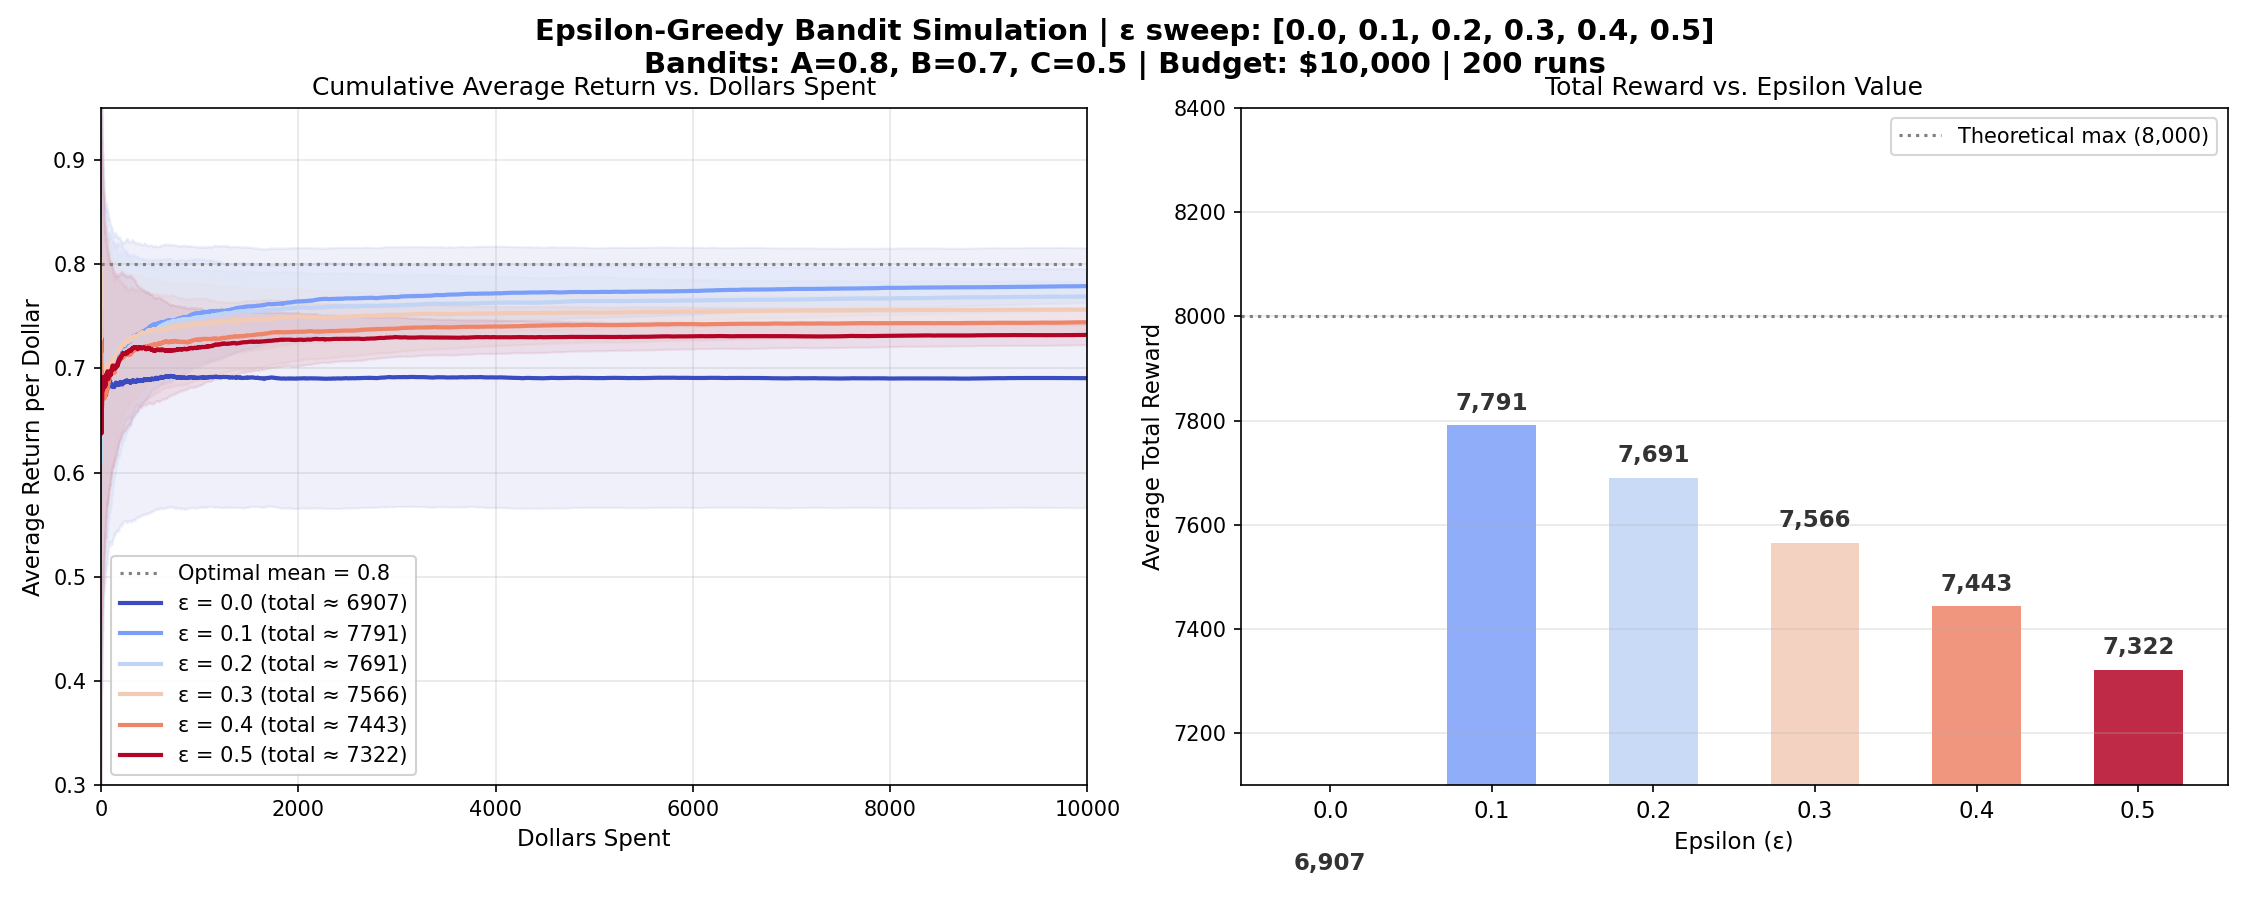

Here is the Python script that generated this plot:
"""
Epsilon-Greedy Bandit Simulation Script generated from EpsilonGreedyPrompt.md.
"""

import os
import numpy as np
import matplotlib.pyplot as plt
import matplotlib.cm as cm
import matplotlib.ticker as ticker

# ── 環境參數與設定 ─────────────────────────────────────────────────────────
N_RUNS = 200
TOTAL_STEPS = 10000
TRUE_MEANS = np.array([0.8, 0.7, 0.5])
STD_DEV = 1.0
EPSILONS = [0.0, 0.1, 0.2, 0.3, 0.4, 0.5]
N_ARMS = len(TRUE_MEANS)
SEED = 42

rng = np.random.default_rng(SEED)

# 保存原本的 Prompt 字串
PROMPT_ARCHIVE = """# Epsilon-Greedy Bandit Simulation Prompt

Please act as an expert in Reinforcement Learning and Data Visualization. Write a complete, standalone Python script (using `numpy`, `matplotlib`, and `matplotlib.cm` for colors) that simulates the "Epsilon-Greedy" Multi-Armed Bandit algorithm and visualizes the results of tuning the epsilon hyperparameter.

### Critical Requirements for the Script Outputs:
1. **Save the Figure**: The script must save the generated 1x2 subplot as an image file named `epsilon_greedy_simulation.png`.
2. **Save the Prompt**: The script must contain a string variable holding THIS EXACT PROMPT, and write it out to a markdown file named `EpsilonGreedyPrompt_Archive.md` alongside the image.

### 【Environment & Algorithm Settings】
1. **3 Bandits (Arms)**:
   - Bandit A: True Mean = 0.8
   - Bandit B: True Mean = 0.7
   - Bandit C: True Mean = 0.5
   - Reward distribution: Normal (Gaussian) with Standard Deviation = 1.0.
2. **Budget & Strategy**: Total budget = 10,000 steps.
   - **Epsilon values to test (`eps_sweep`)**: `[0.0, 0.1, 0.2, 0.3, 0.4, 0.5]`
   - **Epsilon-Greedy Logic**: At each step, with probability `e`, explore by picking a random arm uniformly. With probability `1 - e`, exploit by picking the arm with the highest current empirical mean.
   - Initial values for empirical means should be 0, and the initial step counts should be 0.
3. **Runs**: To ensure statistical stability, run this entire 10,000-step process for **200 independent runs** per epsilon value. Please heavily optimize with vectorized numpy operations.

### 【Visualization Requirements】
Create a matplotlib figure with 1 row and 2 columns (approx. size 15x6).
- **Main Title**: "Epsilon-Greedy Bandit Simulation | ε sweep: [0.0, 0.1, 0.2, 0.3, 0.4, 0.5]"
- **Subtitle**: "Bandits: A=0.8, B=0.7, C=0.5 | Budget: $10,000 | 200 runs"

#### Left Subplot: Cumulative Average Return vs. Dollars Spent
1. X-axis: 0 to 10,000 steps. Y-axis: Average Return per Dollar.
2. For each epsilon value, plot the **Mean** of the cumulative average returns across the 200 runs as a solid line.
3. Plot **±1 Standard Deviation** of these cumulative averages as a very light, semi-transparent shaded area (using `fill_between`).
4. **Colors**: Use a colormap (e.g., `coolwarm`). Make `ε=0.0` dark blue and map smoothly up to `ε=0.5` as dark red.
5. Add a horizontal dotted gray line at Y=0.8 labeled "Optimal mean = 0.8".
6. **Legend**: Show each epsilon value along with its final average total reward formatted without decimals (e.g., "ε = 0.1 (total ≈ 7849)"). Place it in the lower-left.

#### Right Subplot: Total Reward vs. Epsilon Value
1. X-axis: Epsilon ($\epsilon$) showing clearly values from 0.0 to 0.5. Y-axis: Average Total Reward (limit Y axis bounds from roughly 7100 to 8400 for better scale).
2. Plot a Bar Chart showing the final *average total reward* for each epsilon value.
3. **Colors**: Ensure the bar color strictly matches the line color used for that epsilon in the Left Subplot.
4. Add text annotations centered above each bar showing the exact total reward formatted with commas (e.g., "7,849"). Make the text bold.
5. Add a horizontal dotted gray line at Y=8000 labeled "Theoretical max (8,000)" in a legend box in the top-right.

Please provide the complete, runnable Python code that handles the simulation, generates these exact plots, saves the `.png`, and writes this prompt string to `.md`."""

# 將 Prompt 寫入檔案
with open("C:\\Users\\user\\Documents\\DIC3\\EpsilonGreedyPrompt_Archive.md", "w", encoding="utf-8") as f:
    f.write(PROMPT_ARCHIVE)
print("Saved prompt archive -> EpsilonGreedyPrompt_Archive.md")

# ── 執行向量化模擬 ─────────────────────────────────────────────────────────

results = {}

for eps in EPSILONS:
    # 紀錄各 run 對每台機器的估計期望值與選擇次數
    Q = np.zeros((N_RUNS, N_ARMS))
    N_counts = np.zeros((N_RUNS, N_ARMS))
    rewards = np.zeros((N_RUNS, TOTAL_STEPS))
    
    for step in range(TOTAL_STEPS):
        # 決定是 exploration 還是 exploitation (200個 run 同時判定)
        explore_mask = rng.random(N_RUNS) < eps
        
        # Exploration: 均勻隨機選取
        explore_actions = rng.integers(0, N_ARMS, size=N_RUNS)
        
        # Exploitation: 取 Q 值最大者。加上極微小雜訊以隨機打破平手局面
        noise = rng.normal(0, 1e-8, size=(N_RUNS, N_ARMS))
        exploit_actions = np.argmax(Q + noise, axis=1)
        
        # 最終行動
        actions = np.where(explore_mask, explore_actions, exploit_actions)
        
        # 取得各自機器的回報
        step_rewards = rng.normal(loc=TRUE_MEANS[actions], scale=STD_DEV)
        rewards[:, step] = step_rewards
        
        # 更新計數與 Q 值 (Incremental update rule)
        run_indices = np.arange(N_RUNS)
        N_counts[run_indices, actions] += 1
        Q[run_indices, actions] += (step_rewards - Q[run_indices, actions]) / N_counts[run_indices, actions]

    # 計算統計數據
    cum_rewards = np.cumsum(rewards, axis=1)
    steps_arr = np.arange(1, TOTAL_STEPS + 1)
    cum_avg = cum_rewards / steps_arr
    
    mean_cum_avg = cum_avg.mean(axis=0)
    std_cum_avg  = cum_avg.std(axis=0)
    
    mean_total = rewards.sum(axis=1).mean()
    
    results[eps] = {
        'mean_cum_avg': mean_cum_avg,
        'std_cum_avg': std_cum_avg,
        'mean_total': mean_total
    }

print("Simulation finished. Plotting...")

# ── 繪圖 ──────────────────────────────────────────────────────────────────

fig, (ax1, ax2) = plt.subplots(1, 2, figsize=(15, 6))

fig.suptitle(
    "Epsilon-Greedy Bandit Simulation | ε sweep: [0.0, 0.1, 0.2, 0.3, 0.4, 0.5]\n"
    "Bandits: A=0.8, B=0.7, C=0.5 | Budget: $10,000 | 200 runs",
    fontsize=14, fontweight="bold"
)

# 使用 coolwarm 漸層色彩 (eps=0 深藍到 eps=0.5 深紅)
cmap = cm.get_cmap('coolwarm')
colors = [cmap(i) for i in np.linspace(0, 1, len(EPSILONS))]

steps_arr = np.arange(1, TOTAL_STEPS + 1)

# --- 左側圖：Cumulative Average Return ---
for i, eps in enumerate(EPSILONS):
    res = results[eps]
    color = colors[i]
    label = f"ε = {eps:.1f} (total ≈ {res['mean_total']:.0f})"
    
    # 畫出平均線
    ax1.plot(steps_arr, res['mean_cum_avg'], color=color, linewidth=2, label=label)
    # 畫出極淺色變異範圍 shaded area (\u00B11 Std Dev)
    ax1.fill_between(steps_arr, 
                     res['mean_cum_avg'] - res['std_cum_avg'], 
                     res['mean_cum_avg'] + res['std_cum_avg'], 
                     color=color, alpha=0.08)

ax1.axhline(TRUE_MEANS[0], color="gray", linestyle=":", label="Optimal mean = 0.8")
ax1.set_xlim(0, TOTAL_STEPS)
ax1.set_ylim(0.3, 0.95)
ax1.set_xlabel("Dollars Spent", fontsize=11)
ax1.set_ylabel("Average Return per Dollar", fontsize=11)
ax1.set_title("Cumulative Average Return vs. Dollars Spent", fontsize=12)

# Legend 順序重排，確保 Optimal Mean 在上面
handles, labels = ax1.get_legend_handles_labels()
handles = [handles[-1]] + handles[:-1]
labels = [labels[-1]] + labels[:-1]
ax1.legend(handles, labels, loc="lower left", fontsize=10, 
           framealpha=0.9, edgecolor="#ccc")
ax1.grid(True, alpha=0.3)


# --- 右側圖：Total Reward vs Epsilon ---
x_bars = np.arange(len(EPSILONS))
bar_width = 0.55

for i, eps in enumerate(EPSILONS):
    res = results[eps]
    color = colors[i]
    total_val = res['mean_total']
    
    # 長條圖
    bar = ax2.bar(x_bars[i], total_val, width=bar_width, color=color, alpha=0.85)
    
    # 長條圖上方文字
    ax2.text(x_bars[i], total_val + 20, 
             f"{total_val:,.0f}", 
             ha="center", va="bottom", fontweight="bold", fontsize=11, color="#333")

theoretical_max = TOTAL_STEPS * TRUE_MEANS[0]
ax2.axhline(theoretical_max, color="gray", linestyle=":", label=f"Theoretical max ({theoretical_max:,.0f})")

ax2.set_xticks(x_bars)
ax2.set_xticklabels([f"{eps:.1f}" for eps in EPSILONS], fontsize=11)
ax2.set_xlabel("Epsilon (ε)", fontsize=11)
ax2.set_ylabel("Average Total Reward", fontsize=11)
ax2.set_ylim(7100, 8400)
ax2.set_title("Total Reward vs. Epsilon Value", fontsize=12)
ax2.legend(loc="upper right", fontsize=10)
ax2.grid(axis="y", alpha=0.3)

plt.tight_layout()
plt.subplots_adjust(top=0.88)
plt.savefig("C:\\Users\\user\\Documents\\DIC3\\epsilon_greedy_simulation.png", dpi=150)
plt.show()

print("Saved figure -> epsilon_greedy_simulation.png")
